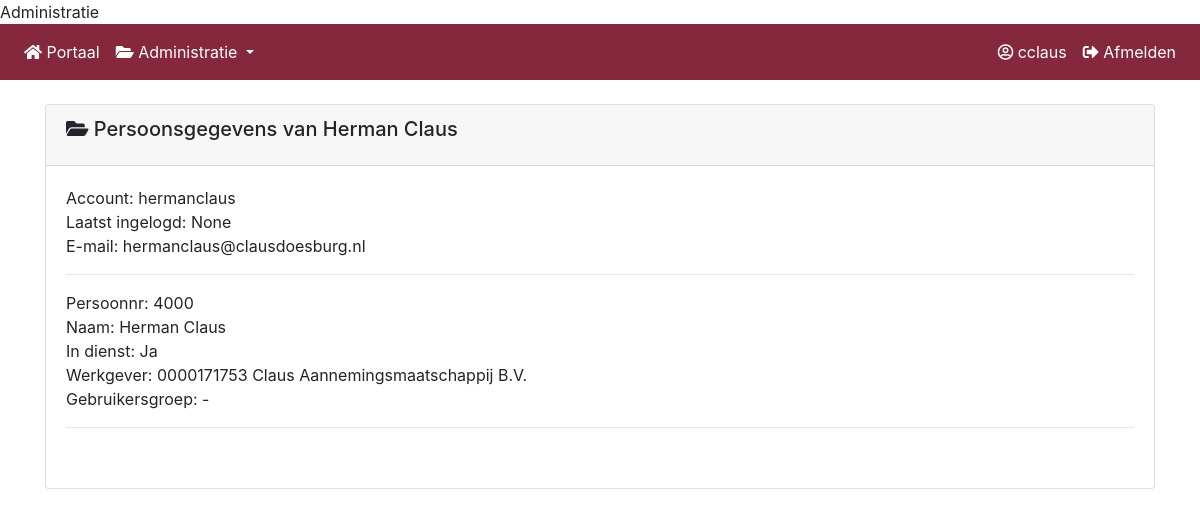
The page /persoon_details/4/ (signed in) on the database its author committed.
### claus_personen/models.py (models this page shows)
class Personen(models.Model):
    in_dienst_status = (('Ja','Ja'),('Nee','Nee'),)
    goedkeurder_status  = (('Ja','Ja'),('Nee','Nee'),)
    persoonnr = models.CharField(max_length=30)
    naam = models.CharField(max_length=100)
    administratie_werkgever = models.ForeignKey(BedrijfsAdministratie, on_delete=models.CASCADE)
    in_dienst_status = models.CharField(max_length=200, choices=in_dienst_status)
    persoon_guid = models.CharField(max_length=100)
    gebruikersgroep  = models.ForeignKey(Group, on_delete=models.CASCADE)
    account = models.ForeignKey(User, on_delete=models.CASCADE)
    class Meta:
        verbose_name_plural = "Personen"
    def __str__(self):
        return self.naam

### claus_administratie/models.py (models this page shows)
class BedrijfsAdministratie(models.Model):
    bedrijfs_status = (('Actief','Actief'),
                        ('Inactief','Inactief'),)
    bedrijfsnummer = models.CharField(max_length=10)
    bedrijfsnaam = models.CharField(max_length=200)
    kvk_nummer = models.CharField(max_length=200)
    vestigings_nummer = models.CharField(max_length=200)
    straatnaam_nummer = models.CharField(max_length=200)
    postcode = models.CharField(max_length=200)
    plaats = models.CharField(max_length=200)
    omschrijving = models.CharField(max_length=200)
    status = models.CharField(max_length=200, choices=bedrijfs_status)
    class Meta:
        verbose_name_plural = "Bedrijven"
    def __str__(self):
        return self.bedrijfsnummer + " " + self.bedrijfsnaam

### claus_personen/views.py (the view)
# urls.py: path('persoon_details/<int:pk>/', views.PersoonDetails.as_view(), name='persoon_details'),
class PersoonDetails(DetailView):
    model = Personen
    fields = (   'persoonnr',
                  'naam',
                  'in_dienst_status',
                  'administratie_werkgever',
                  'gebruikersgroep',
                  'account',
               )
    template_name = 'claus_persoon/persoon_details.html'

### claus_portaal/templatetags/has_group.py (called while the page is built)
@register.filter(name='has_group')
def has_group(user, group_name):
    group = Group.objects.get(name=group_name)
    return True if group in user.groups.all() else False

### claus_personen/templates/claus_persoon/persoon_details.html
{% include "claus_portaal/base.html" %}
{% load crispy_forms_tags %}
{% block content %}
{% if user.is_authenticated %}
<body>
<div class="container">
<br>
<div class="row">
<div class="col-sm-12">
<div class="card">
<div class="card-header">
<h5 class="card-title"><i class="fa fa-folder-open" aria-hidden="true"></i> Persoonsgegevens van  {{ object }}</h5>
</div>
<div class="card-body">
Account: {{ object.account }} <br>
Laatst ingelogd: {{ object.account.last_login }} <br>
E-mail:  {{ object.account.email }}
<hr>
Persoonnr: {{ object.persoonnr }} <br>
Naam: {{ object.naam }} <br>
In dienst: {{ object.in_dienst_status }} <br>
Werkgever: {{ object.administratie_werkgever }} <br>
Gebruikersgroep: -<br>
<hr>
<br>
</div>
</div>
<br>
{% endif %}
{% endblock %}

### claus_portaal/templates/claus_portaal/navbar_administratie.html (shortened to what this page needs)
<nav  class="navbar navbar-chb navbar-expand-lg  justify-content-end ">
    <div  class="collapse navbar-collapse" id="collapsibleNavbar">
      <ul class="navbar-nav mr-auto">
        <li class="nav-item">
          <a class="nav-link" href="{% url 'claus_portaal' %}"><i class="fa fa-home" aria-hidden="true"></i> Portaal </a>
        </li>
        <li class="nav-item dropdown">
          <a class="nav-link dropdown-toggle" id="navbarDropdown" role="button" data-toggle="dropdown" aria-haspopup="true" aria-expanded="false"><i class="fa fa-folder-open" aria-hidden="true"></i>
            Administratie
          </a>
      </li>
    </ul>
        <ul class="navbar-nav my-2 my-lg-0">
              <li>
                <a class="nav-link" href="{% url 'persoon_gegevens' %}"><i class="far fa-user-circle" aria-hidden="true"></i> {{ user.username }}</a>
              </li>
              <li>
                <a class="nav-link" href="{% url 'logout' %}"><i class="fas fa-sign-out-alt" aria-hidden="true"></i> Afmelden</a>
              </li>
        </ul>
    </div>
</nav>

### claus_portaal/templates/claus_portaal/base.html (style rules this page uses)
.navbar-chb { background-color: #85283e; color: #FFFFFF; }
a { color: inherit; }

### rows shown on the page
Personen: naam "Herman Claus", account "hermanclaus", account.last_login "None", account.email "hermanclaus@clausdoesburg.nl", persoonnr "4000", in_dienst_status "Ja", administratie_werkgever "0000171753 Claus Aannemingsmaatschappij B.V."

### other values the page prints
{{ user.username }} "cclaus"
